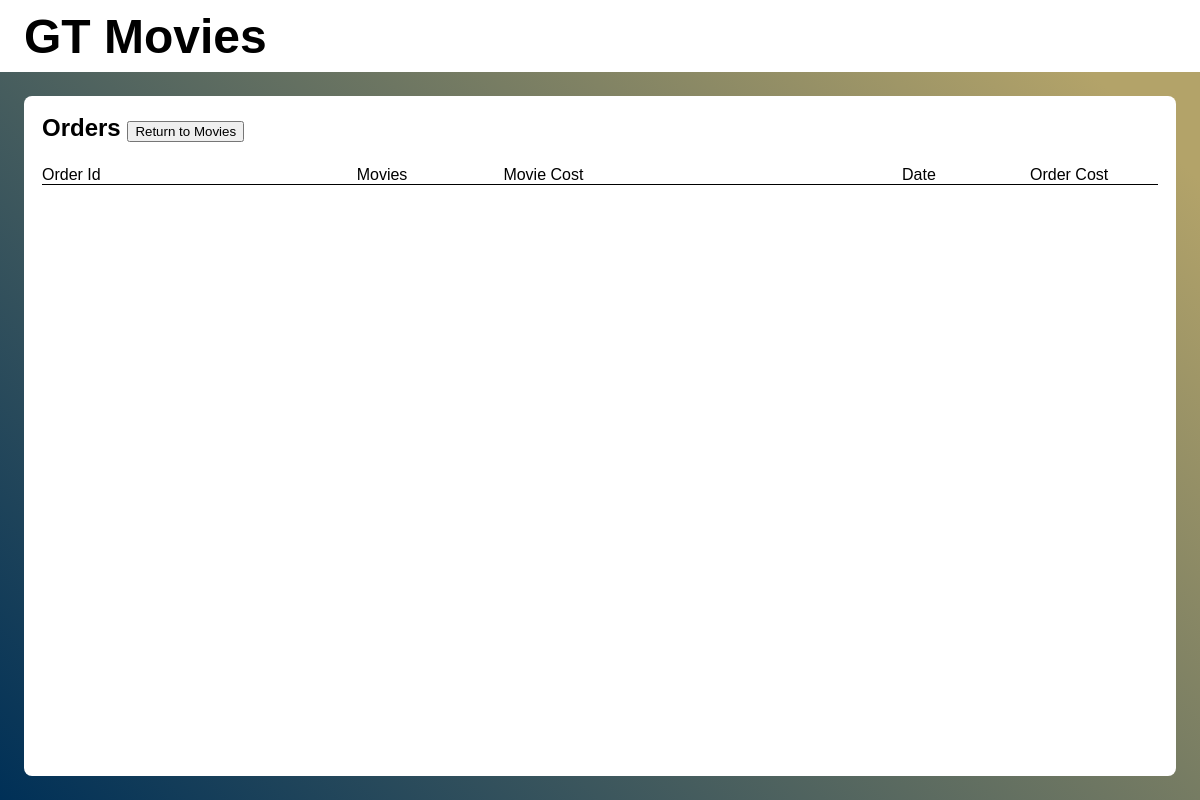
/orders/ (signed in), run on an earlier commit of the app's database.
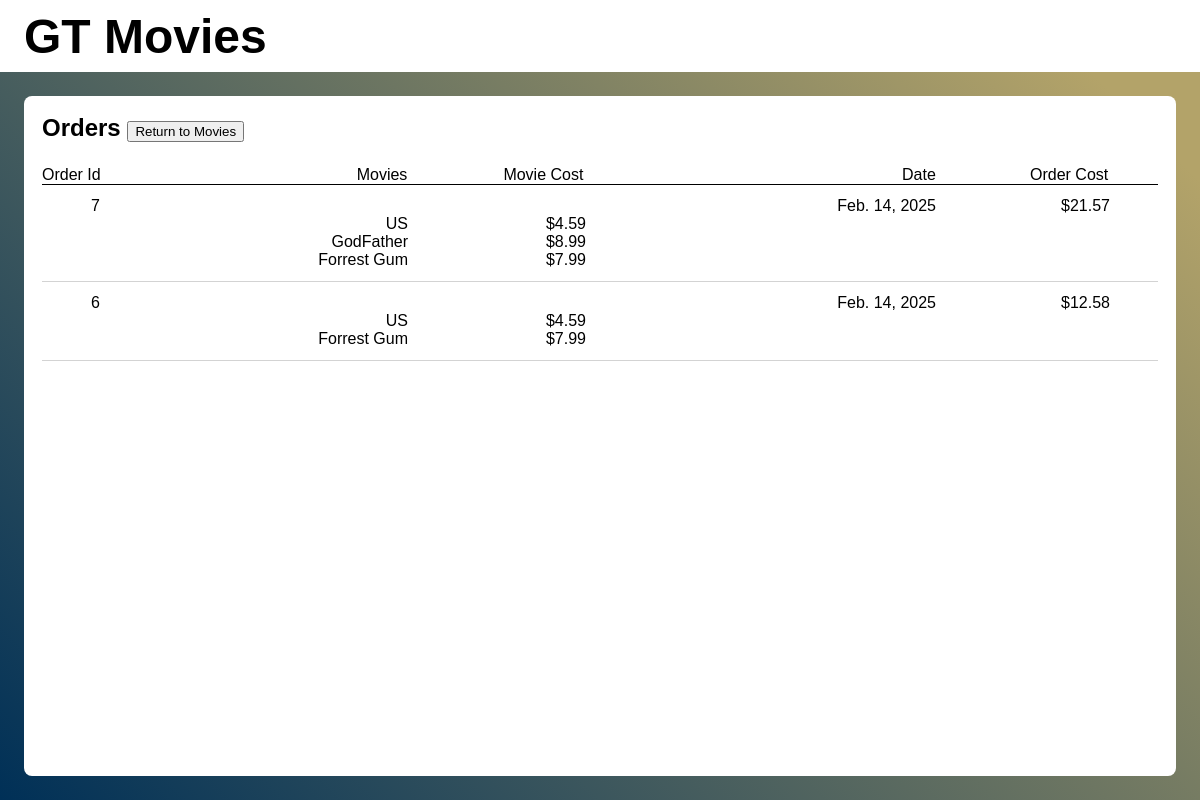
And on a later commit of the database.
### orders/models.py (models this page shows, shortened)
class Order(models.Model):
    id = models.AutoField(primary_key=True)
    user = models.ForeignKey(User, on_delete=models.CASCADE)
    date = models.DateField()
    price = models.FloatField(default=0.0)
    movies = models.ManyToManyField(Movie)
    ordered = models.BooleanField(default=False)

### movies/models.py (models this page shows, shortened)
class Movie(models.Model):
    title = models.CharField(max_length=255)
    description = models.TextField()
    release_date = models.DateField()
    price = models.FloatField()
    duration = models.PositiveBigIntegerField()
    poster = models.ImageField(upload_to='posters/', blank=True, null=True)

### orders/views.py (the view, shortened to what this page needs)
# urls.py: path("orders/", include('orders.urls')),
@login_required(login_url='auths:login')
def orders(request):
    if request.method == "GET":
        orders = Order.objects.filter(user=request.user).all()
        args = {
            'orders': []
        }
        for order in orders[::-1]:
            movies = []
            for movie in order.movies.all():
                movies.append({
                    'title': movie.title,
                    'cost': movie.price,
                    'id': movie.id,
                })
            args['orders'].append({
                'date': order.date,
                'cost': order.price,
                'id': order.id,
                'movies': movies,
                'ordered': order.ordered
            })
        return render(request, 'orders/orders.html', args)

### orders/templates/orders/orders.html (shortened to what this page needs)
{% extends 'auths/base.html' %}
{% block content %}
    <div style="width: 100%; height: 100%">
    <div style="height: 72px"></div>
    <div
            style="
            background: white;
            margin: 24px;
            padding: 18px;
            border-radius: 8px;
            width: auto;
            height: calc(100% - 72px - 48px - 36px);
        "
    >
        <div style="font-size: 24px; font-weight: bold; margin-bottom: 24px">
            Orders
            <a href="{% url 'movie_list:movie_list' %}">
                <button type="button">Return to Movies</button>
            </a>
        </div>
        <div
                style="
                width: 100%;
                display: flex;
                justify-content: space-between;
                border-bottom: 1px solid black;
            "
        >
            <div style="display: flex; gap: 256px">
                <div>Order Id</div>
                <div style="display: flex; gap: 96px">
                    <div>Movies</div>
                    <div>Movie Cost</div>
                </div>
            </div>
            <div style="display: flex">
                <div style="width: 128px">Date</div>
                <div style="width: 128px">Order Cost</div>
            </div>
        </div>
        <div style="overflow: auto; height: calc(100% - 76px);">
            <div
                    style="
                    display: flex;
                    flex-direction: column;
                    padding-top: 12px;
                    padding-bottom: 12px;
                    gap: 12px;
                "
            >
                {% for order in orders %}
                    {% if order.cost != 0 %}
                        <div
                                style="
                            border-bottom: 1px solid lightgray;
                            padding-bottom: 12px;
                        "
                        >
                        <div
                                style="
                                width: 100%;
                                display: flex;
                                justify-content: space-between;
                            "
                        >
                            <div style="width: 58px; text-align: right">
                                {{ order.id }}
                            </div>
                            <div
                                    style="
                                    display: flex;
                                    align-items: left;
                                    padding-right: 48px;
                                "
                            >
                                <div style="width: 128px; text-align: right">
                                    {{ order.date }}
                                </div>
                                <div style="width: 174px; text-align: right">
                                    ${{ order.cost|floatformat:"2" }}
                                </div>
                            </div>
                        </div>
                        <div>
                            {% for movie in order.movies %}
                                <div style="display: flex">
                                    <div style="width: 366px; text-align: right">
                                        {{ movie.title }}
                                    </div>
                                    <div style="width: 178px; text-align: right">
                                        ${{ movie.cost }}
                                    </div>
                                </div>
                            {% endfor %}
                            </div>
                        </div>
                    {% endif %}
                {% endfor %}
                </div>
            </div>
        </div>
    </div>
{% endblock content %}

What changed in the data, as far as the page shows it:
added Order: date "Feb. 14, 2025", cost "21.57"
now on this page (row unchanged): Movie: title "US" "US", cost "4.59" "4.59"
now on this page (row unchanged): Movie: title "GodFather", cost "8.99"
now on this page (row unchanged): Movie: title "Forrest Gum" "Forrest Gum", cost "7.99" "7.99"
added Order: date "Feb. 14, 2025", cost "12.58"
Also different on the page:
new list line: "7 $ $ $ $"
new list line: "6 $ $ $"
